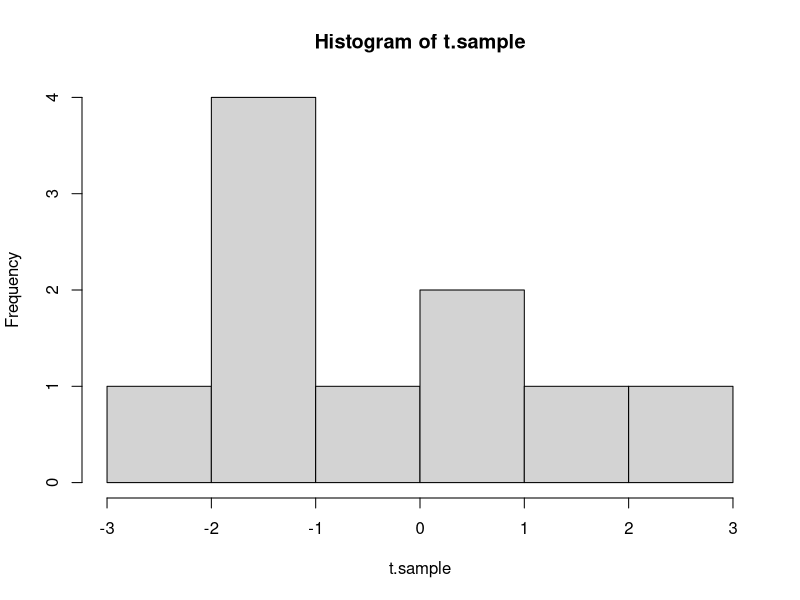
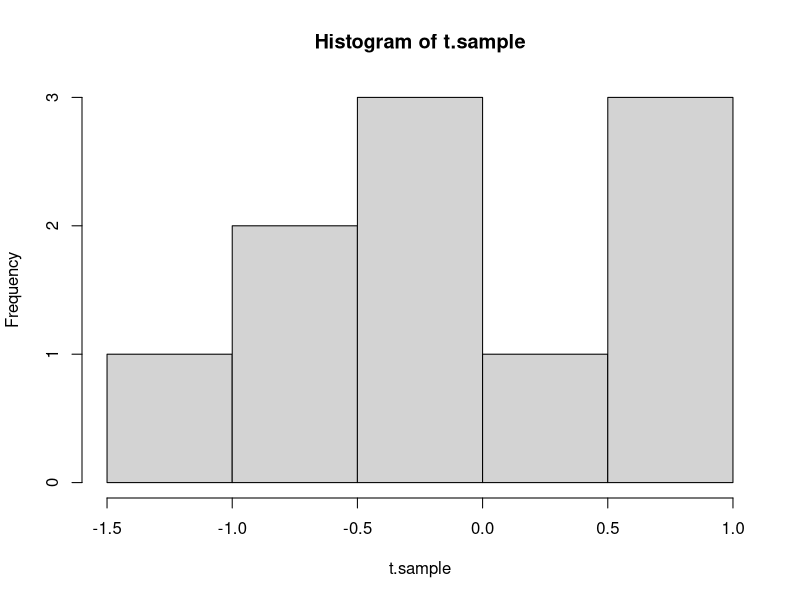

These figures' R source, in order:
#Z and T scores in R

#Let's start with our random distribution of ACT scores
ACT.scores<-data.frame(rnorm(100, mean=21, sd=5.3)) #simulates random population of 100 taking the ACT in 2011
names(ACT.scores)<-"scores"

#To calculate z scores, simply input the formula into R
#What's the z score for an ACT score of 29?
#mean is 21 and sd is 5.3.
z.score<-(29-21)/5.3
z.score

#You could even convert the whole dataset to z scores
ACT.scores$z_score<-(ACT.scores$scores-21)/5.3

#T scores follow a similar logic.
#Create a dataset of 10 variables with the t-distribution when df=10 (mean=0 and sd=1)
t.sample<-rt(10, df=10)
hist(t.sample)
t.sample<-rt(10, df=15)
hist(t.sample)

#You will have to convert your value to a t score manually if you want to look at its probability.
#What's the t score associated with 5 when you have a 20 observation sample with mean of 6 and sample sd of 1.5?
SE<-1.5/sqrt(20-1)
t<-(5-6)/SE
t

#What's the probability of a t-score of 1 or less when df=10?
pt(1, df=10)
pt(1, df=20) #When df=20

#What t score is associated with a .8 probability when df=10?
qt(.8, df=10)
qt(.8, df=20)

#Do 15 rolls of your dice and enter the data into R as an object.
#What's the mean and sd? 
#Calculate a t score for each roll